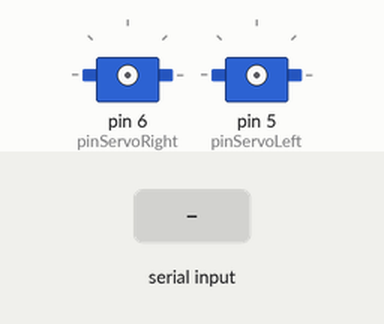
This sketch was run on a simulated Arduino Uno, built with avr-gcc and run on an emulated ATmega328P. Shown: 2 × servo. The test bench sets the inputs (shaded band). What the sketch prints to the serial monitor is not drawn.

Above: at 1.2 s.
1.3 s: "f" received over Serial
2.8 s: "b" received over Serial
Timing chart, 0 to 5.8 s (numbered marks = the images above; inputs shaded):
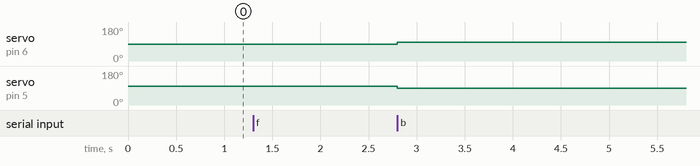

Measured:
- after the input at 2.8 s, servo on pin 6 (pinServoRight): 89° → 98° at once; servo on pin 5 (pinServoLeft): 98° → 89° at once

The sketch:

wheels_fblrs.ino
```cpp
#include <Servo.h>

Servo servoRight;
Servo servoLeft;

int pos = 0;
byte pinServoLeft    = 5;
byte pinServoRight   = 6;
byte pinFeedbackLeft = 7;
byte pinFeedbackRight= 8;

unsigned long highRight = 0, highLeft = 0;
unsigned long lowRight  = 0, lowLeft  = 0;
char keyCommand;
double dutyCycleRight = 0.0, dutyCycleLeft = 0.0;
unsigned long cycleTimeRight, cycleTimeLeft;
double totalCycle = 1098.901;
double thetaRight = 0.0, thetaLeft = 0.0;
double thetaRightPrev = 0.0, thetaLeftPrev = 0.0;
int turnsRight = 0, turnsLeft = 0;
double deltaThetaRight = 0, deltaThetaLeft = 0;
double totalThetaRight = 0, totalThetaLeft = 0;
int PcontrolRight = 0, PcontrolLeft = 0;

void calculateThetaRight();
void calculateThetaLeft();
void Pcontroller(int dir);
void printInfos();

// ---- helper functions for movement ----
void moveForward();
void moveBackward();
void turnLeft();
void turnRight();
void stopRobot();

void setup() {
  Serial.begin(9600);
  pinMode(pinFeedbackRight, INPUT);
  pinMode(pinFeedbackLeft, INPUT);
}

void loop() {
  if (Serial.available() > 0) {
    keyCommand = Serial.read();

    switch (keyCommand) {
      case 'f':   // forward
        moveForward();
        break;

      case 'b':   // backward
        moveBackward();
        break;

      case 'l':   // turn left
        turnLeft();
        break;

      case 'r':   // turn right
        turnRight();
        break;

      case 's':   // stop
        stopRobot();
        break;

      default:
        break;
    }
  }
}

// ---------------- MOVEMENT ----------------

// forward ~10–20 cm (adjust delay)
void moveForward() {
  servoRight.attach(pinServoRight);
  servoLeft.attach(pinServoLeft);

  // Your prof’s calibration: forward
  servoRight.write(89 + PcontrolRight);  // slightly <90
  servoLeft.write(98 + PcontrolLeft);    // slightly >90

  delay(500);   // time = distance

  servoRight.detach();
  servoLeft.detach();

  Pcontroller(1);   // direction +1 (forward)
}

// backward
void moveBackward() {
  servoRight.attach(pinServoRight);
  servoLeft.attach(pinServoLeft);

  // reverse of forward
  servoRight.write(98 + PcontrolRight);
  servoLeft.write(89 + PcontrolLeft);

  delay(500);

  servoRight.detach();
  servoLeft.detach();

  Pcontroller(-1);  // direction -1 (backward)
}

// rotate left in place (~45°)
void turnLeft() {
  servoRight.attach(pinServoRight);
  servoLeft.attach(pinServoLeft);

  // for turning: both to same "side" of stop value
  // here: both > stop → one goes fwd, one back (since mounted opposite)
  servoRight.write(98 + PcontrolRight);
  servoLeft.write(98 + PcontrolLeft);

  delay(350);   // adjust for ~45° (increase/decrease)

  servoRight.detach();
  servoLeft.detach();

  Pcontroller(0);   // just print infos for now
}

// rotate right in place (~45°)
void turnRight() {
  servoRight.attach(pinServoRight);
  servoLeft.attach(pinServoLeft);

  // both < stop value
  servoRight.write(89 + PcontrolRight);
  servoLeft.write(89 + PcontrolLeft);

  delay(350);   // adjust for ~45°

  servoRight.detach();
  servoLeft.detach();

  Pcontroller(0);
}

// stop robot (hold still)
void stopRobot() {
  servoRight.attach(pinServoRight);
  servoLeft.attach(pinServoLeft);

  // your stop value ~94 (from your code)
  servoRight.write(94);
  servoLeft.write(94);

  delay(200);

  servoRight.detach();
  servoLeft.detach();
}

// -------------- CONTROL PART (STILL SIMPLE) --------------

void Pcontroller(int dir) {
  // later you’ll:
  // 1) call calculateThetaRight/Left()
  // 2) compute error and adjust PcontrolRight/Left
  // For now: just print debug values.
  printInfos();
}

void printInfos() {
  Serial.print("ThetaRight: ");
  Serial.print(thetaRight);
  Serial.print(" , ThetaLeft: ");
  Serial.println(thetaLeft);

  Serial.print("deltaThetaRight: ");
  Serial.print(deltaThetaRight);
  Serial.print(" , deltaThetaLeft: ");
  Serial.println(deltaThetaLeft);

  Serial.print("totalThetaRight: ");
  Serial.print(totalThetaRight);
  Serial.print(" , totalThetaLeft: ");
  Serial.println(totalThetaLeft);

  Serial.print("PcontrolRight: ");
  Serial.print(PcontrolRight);
  Serial.print(" , PcontrolLeft: ");
  Serial.println(PcontrolLeft);
}

void calculateThetaRight() {
  // later: copy code from Parallax 360 datasheet
}

void calculateThetaLeft() {
  // later: copy code from Parallax 360 datasheet
}
```

Robot_2m_forward_backward.cpp
```cpp
#include <Servo.h>
#include <math.h>    // for fabs()

/* ---------------------------------------------------------
   SERVO OBJECTS
--------------------------------------------------------- */
Servo servoRight;
Servo servoLeft;

/* ---------------------------------------------------------
   PIN ASSIGNMENTS (CHECK WITH YOUR WIRING!)
   Feedback: yellow wires from Parallax 360°
   Control:  white wires from Parallax 360°
--------------------------------------------------------- */
constexpr int pinFeedbackLeft  = 7;
constexpr int pinFeedbackRight = 8;
constexpr int pinControlLeft   = 5;
constexpr int pinControlRight  = 6;

char keyCommand;

/* ---------------------------------------------------------
   ENCODER RAW MEASUREMENTS
--------------------------------------------------------- */
unsigned long highRight = 0, highLeft = 0;
unsigned long lowRight  = 0, lowLeft  = 0;
unsigned long cycleTimeRight = 0, cycleTimeLeft = 0;
double dutyCycleRight = 0.0, dutyCycleLeft = 0.0;

/* ---------------------------------------------------------
   ANGLES AND ROTATIONS
   thetaX     = current angle (0..360)
   thetaXP    = previous angle
   totalTurnsX = accumulated wheel rotations (0.5, 1.25, ...)
--------------------------------------------------------- */
double thetaRight  = 0.0, thetaLeft  = 0.0;
double thetaRightP = 0.0, thetaLeftP = 0.0;

double totalTurnsRight = 0.0;
double totalTurnsLeft  = 0.0;

/* ---------------------------------------------------------
   WHEEL GEOMETRY & TARGET DISTANCE
   Diameter = 7 cm = 0.07 m
--------------------------------------------------------- */
const double wheelDiameter   = 0.07;                       // meters
const double wheelCirc       = 3.14159 * wheelDiameter;     // meters per 1 rotation
const double targetDistance  = 2.0;                         // meters
const double targetRotations = targetDistance / wheelCirc;  // turns needed for ~2m

/* ---------------------------------------------------------
   SERVO MAPPING
   We control a "signed speed" S:
     S > 0  => forward
     S < 0  => backward
     S = 0  => stop
   and convert S -> PWM for each wheel using a linear map
   fitted to your earlier calibration.
--------------------------------------------------------- */
const int    PWM_NEUTRAL  = 94;   // stop position
const double K_RIGHT_PWM  = 4.5;  // how much 1.0 "speed" changes right PWM
const double K_LEFT_PWM   = 4.5;  // how much 1.0 "speed" changes left PWM

// Base speeds (in "S" units) for forward & backward
const double S_BASE_FWD   = 1.1;   // ~forward speed (tune if too fast/slow)
const double S_BASE_BACK  = 1.1;  // ~backward speed

// P-controller gain to equalize wheel speeds (in turns)
const double Kp_turns     = 0.25;   // if left is ahead in turns, slow left / speed right

/* ---------------------------------------------------------
   HELPER FUNCTION DECLARATIONS
--------------------------------------------------------- */
void calculateThetaRight();
void calculateThetaLeft();
void stopRobot();
void updateEncodersAndAccumulate();
void moveForward2m();
void moveBackward2m();
double getAverageDistance();

/* ---------------------------------------------------------
   SETUP
--------------------------------------------------------- */
void setup() {
  Serial.begin(9600);
  pinMode(pinFeedbackRight, INPUT);
  pinMode(pinFeedbackLeft,  INPUT);

  Serial.println("===== ROBOT READY =====");
  Serial.print("Wheel diameter: ");
  Serial.print(wheelDiameter * 100.0, 1);
  Serial.println(" cm");

  Serial.print("Wheel circumference: ");
  Serial.print(wheelCirc, 4);
  Serial.println(" m");

  Serial.print("Target rotations for 2m: ");
  Serial.println(targetRotations, 3);

  Serial.println("\nCommands:");
  Serial.println("  'f' - Move forward 2m, wait 3s, then backward 2m");
  Serial.println("  's' - Emergency stop");
  Serial.println("  't' - Test LEFT motor only (3s)");
  Serial.println("=======================\n");
}

/* ---------------------------------------------------------
   MAIN LOOP
--------------------------------------------------------- */
void loop() {
  if (Serial.available() > 0) {
    keyCommand = Serial.read();

    switch (keyCommand) {

      case 'f':
        Serial.println("\n>>> Starting forward-backward cycle...");
        moveForward2m();
        Serial.println(">>> Waiting 3 seconds before moving backward...");
        delay(3000);  // *** 3 second pause before going backward ***
        moveBackward2m();
        Serial.println(">>> Cycle complete!\n");
        break;

      case 's':
        Serial.println("\n>>> Emergency stop!");
        stopRobot();
        break;

      case 't':  // test left motor only
        Serial.println("\n>>> Testing LEFT motor only (3s)...");
        servoLeft.attach(pinControlLeft);
        // S = +1.0 forward on left: PWM = 94 + 4*1.0 = 98
        servoLeft.write(PWM_NEUTRAL + (int)round(K_LEFT_PWM * S_BASE_FWD));
        delay(3000);
        servoLeft.write(PWM_NEUTRAL);
        delay(200);
        servoLeft.detach();
        Serial.println(">>> Left motor test complete\n");
        break;

      default:
        // ignore other keys
        break;
    }
  }
}

/* ---------------------------------------------------------
   BASIC STOP
--------------------------------------------------------- */
void stopRobot() {
  servoRight.attach(pinControlRight);
  servoLeft.attach(pinControlLeft);

  servoRight.write(PWM_NEUTRAL);
  servoLeft.write(PWM_NEUTRAL);

  delay(100);    // let servos receive stop PWM

  servoRight.detach();
  servoLeft.detach();
}

/* ---------------------------------------------------------
   ENCODER UPDATE + ACCUMULATION (IN TURNS)
--------------------------------------------------------- */
void updateEncodersAndAccumulate() {
  // store previous angles
  thetaRightP = thetaRight;
  thetaLeftP  = thetaLeft;

  // read new angles from encoders
  calculateThetaRight();
  calculateThetaLeft();

  // compute angle change
  double dR = thetaRight - thetaRightP;
  double dL = thetaLeft  - thetaLeftP;

  // handle wrap-around at 0/360 so we get the shortest step
  if (dR > 180.0)  dR -= 360.0;
  if (dR < -180.0) dR += 360.0;

  if (dL > 180.0)  dL -= 360.0;
  if (dL < -180.0) dL += 360.0;

  // accumulate absolute rotation in TURNS (deg / 360)
  totalTurnsRight += fabs(dR) / 360.0;
  totalTurnsLeft  += fabs(dL) / 360.0;
}

/* ---------------------------------------------------------
   GET AVERAGE DISTANCE (m) FROM TURNS
--------------------------------------------------------- */
double getAverageDistance() {
  double avgTurns = 0.5 * (totalTurnsRight + totalTurnsLeft);
  return avgTurns * wheelCirc;   // meters
}

/* ---------------------------------------------------------
   MOVE FORWARD ~2 METERS (WITH P-CONTROL FOR EQUAL SPEED)
--------------------------------------------------------- */
void moveForward2m() {
  Serial.println("\n--- FORWARD 2m START ---");

  totalTurnsRight = 0.0;
  totalTurnsLeft  = 0.0;

  // init previous angles so first diff is small
  calculateThetaRight();
  calculateThetaLeft();
  thetaRightP = thetaRight;
  thetaLeftP  = thetaLeft;

  servoRight.attach(pinControlRight);
  servoLeft.attach(pinControlLeft);

  unsigned long startTime = millis();

  while (totalTurnsRight < targetRotations &&
         totalTurnsLeft  < targetRotations) {

    // --- SAFETY 1: time-out in case encoders fail ---
    if (millis() - startTime > 20000) {   // 8 seconds timeout
      Serial.println("!! Timeout in moveForward2m, stopping.");
      break;
    }

    // --- SAFETY 2: allow 's' to stop immediately ---
    if (Serial.available() > 0) {
      char c = Serial.read();
      if (c == 's') {
        Serial.println("!! Stop command (s) received in moveForward2m.");
        stopRobot();
        return;
      }
    }

    // --- UPDATE ENCODERS ---
    updateEncodersAndAccumulate();

    // --- P-CONTROL TO EQUALIZE TURNS (SPEEDS) ---
    // errorTurns > 0 => left wheel has more turns (ahead)
    double errorTurns = totalTurnsLeft - totalTurnsRight;
    double correction = Kp_turns * errorTurns;

    // base forward speed
    double S_right = S_BASE_FWD + correction;
    double S_left  = S_BASE_FWD - correction;

    // limit S so PWM stays in safe range
    S_right = constrain(S_right, -1.5, 1.5);
    S_left  = constrain(S_left,  -1.5, 1.5);

    // map S to PWM for each wheel
    int pwmRight = (int)round(PWM_NEUTRAL - K_RIGHT_PWM * S_right);
    int pwmLeft  = (int)round(PWM_NEUTRAL + K_LEFT_PWM  * S_left);

    // clamp PWM to valid servo range
    pwmRight = constrain(pwmRight, 60, 130);
    pwmLeft  = constrain(pwmLeft,  60, 130);

    // send commands
    servoRight.write(pwmRight);
    servoLeft.write(pwmLeft);

    // --- DEBUG OUTPUT every 400ms ---
    static unsigned long lastPrint = 0;
    if (millis() - lastPrint > 400) {
      double dist = getAverageDistance();
      Serial.print("FWD | t = ");
      Serial.print((millis() - startTime) / 1000.0, 2);
      Serial.print(" s  | R: ");
      Serial.print(totalTurnsRight, 3);
      Serial.print(" turns, L: ");
      Serial.print(totalTurnsLeft, 3);
      Serial.print(" turns  | avg dist ≈ ");
      Serial.print(dist, 3);
      Serial.print(" m  | error(turns) = ");
      Serial.print(errorTurns, 4);
      Serial.print("  | PWM R/L = ");
      Serial.print(pwmRight);
      Serial.print("/");
      Serial.println(pwmLeft);
      lastPrint = millis();
    }
  }

  double finalDist = getAverageDistance();
  Serial.println("\n--- FORWARD 2m END ---");
  Serial.print("Final turns  R: ");
  Serial.print(totalTurnsRight, 3);
  Serial.print("  L: ");
  Serial.print(totalTurnsLeft, 3);
  Serial.print("  | avg distance ≈ ");
  Serial.print(finalDist, 3);
  Serial.println(" m\n");

  stopRobot();
}

/* ---------------------------------------------------------
   MOVE BACKWARD ~2 METERS (WITH P-CONTROL FOR EQUAL SPEED)
--------------------------------------------------------- */
void moveBackward2m() {
  Serial.println("\n--- BACKWARD 2m START ---");

  totalTurnsRight = 0.0;
  totalTurnsLeft  = 0.0;

  // init previous angles
  calculateThetaRight();
  calculateThetaLeft();
  thetaRightP = thetaRight;
  thetaLeftP  = thetaLeft;

  servoRight.attach(pinControlRight);
  servoLeft.attach(pinControlLeft);

  unsigned long startTime = millis();

  while (totalTurnsRight < targetRotations &&
         totalTurnsLeft  < targetRotations) {

    // --- SAFETY 1: time-out ---
    if (millis() - startTime > 40000) {
      Serial.println("!! Timeout in moveBackward2m, stopping.");
      break;
    }

    // --- SAFETY 2: allow 's' to stop immediately ---
    if (Serial.available() > 0) {
      char c = Serial.read();
      if (c == 's') {
        Serial.println("!! Stop command (s) received in moveBackward2m.");
        stopRobot();
        return;
      }
    }

    // --- UPDATE ENCODERS ---
    updateEncodersAndAccumulate();

    // --- P-CONTROL TO EQUALIZE TURNS (SPEEDS) ---
    // Same idea as forward: errorTurns > 0 => left ahead
    double errorTurns = totalTurnsLeft - totalTurnsRight;
    const double Kp_turns_local = 0.25;
    double correction = Kp_turns_local * errorTurns;


    // base backward speed
    double S_right = S_BASE_BACK + correction;
    double S_left  = S_BASE_BACK - correction;

    // limit S
    S_right = constrain(S_right, 0.4, 1.5);
    S_left  = constrain(S_left,  0.4, 1.5);

    // map S to PWM
    int pwmRight = (int)round(PWM_NEUTRAL + K_RIGHT_PWM * S_right);
    int pwmLeft  = (int)round(PWM_NEUTRAL - K_LEFT_PWM  * S_left);

    pwmRight = constrain(pwmRight, 60, 130);
    pwmLeft  = constrain(pwmLeft,  60, 130);

    servoRight.write(pwmRight);
    servoLeft.write(pwmLeft);

    // --- DEBUG OUTPUT every 400ms ---
    static unsigned long lastPrint = 0;
    if (millis() - lastPrint > 400) {
      double dist = getAverageDistance();
      Serial.print("BACK | t = ");
      Serial.print((millis() - startTime) / 1000.0, 2);
      Serial.print(" s  | R: ");
      Serial.print(totalTurnsRight, 3);
      Serial.print(" turns, L: ");
      Serial.print(totalTurnsLeft, 3);
      Serial.print(" turns  | avg dist ≈ ");
      Serial.print(dist, 3);
      Serial.print(" m  | error(turns) = ");
      Serial.print(errorTurns, 4);
      Serial.print("  | PWM R/L = ");
      Serial.print(pwmRight);
      Serial.print("/");
      Serial.println(pwmLeft);
      lastPrint = millis();
    }
  }

  double finalDist = getAverageDistance();
  Serial.println("\n--- BACKWARD 2m END ---");
  Serial.print("Final turns  R: ");
  Serial.print(totalTurnsRight, 3);
  Serial.print("  L: ");
  Serial.print(totalTurnsLeft, 3);
  Serial.print("  | avg distance ≈ ");
  Serial.print(finalDist, 3);
  Serial.println(" m\n");

  stopRobot();
}

/* ---------------------------------------------------------
   ENCODER FUNCTIONS – Parallax datasheet mapping
   Convert duty cycle → angle 0..360
--------------------------------------------------------- */
void calculateThetaRight() {
  highRight = pulseIn(pinFeedbackRight, HIGH);
  lowRight  = pulseIn(pinFeedbackRight, LOW);
  cycleTimeRight = highRight + lowRight;

  if (cycleTimeRight == 0) {
    // no valid pulse → keep previous thetaRight
    return;
  }

  dutyCycleRight = (double)(highRight * 100.0) / (double)cycleTimeRight;

  // Map 2.9%..97.1% duty to ~0..360 degrees (slightly adjusted)
  thetaRight = (360.0 - 1.0)
               - ((dutyCycleRight - 2.9) * 360.0) / (97.1 - 2.9 + 1.0);
}

void calculateThetaLeft() {
  highLeft = pulseIn(pinFeedbackLeft, HIGH);
  lowLeft  = pulseIn(pinFeedbackLeft, LOW);
  cycleTimeLeft = highLeft + lowLeft;

  if (cycleTimeLeft == 0) {
    // no valid pulse → keep previous thetaLeft
    return;
  }

  dutyCycleLeft = (double)(highLeft * 100.0) / (double)cycleTimeLeft;

  thetaLeft = (360.0 - 1.0)
              - ((dutyCycleLeft - 2.9) * 360.0) / (97.1 - 2.9 + 1.0);
}
```
